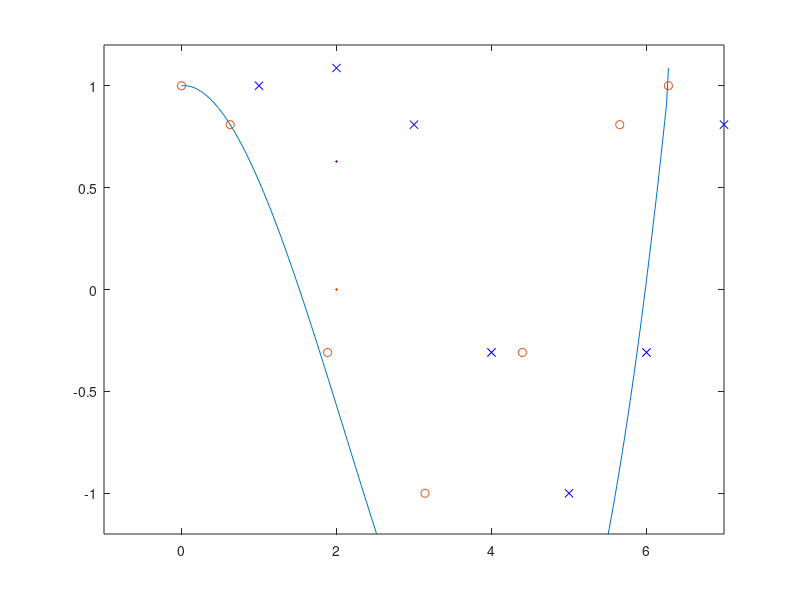

Recreate this plot in MATLAB.
x = 2 * pi * [0 1 .1: .2 : .9]
y = cos(x);
cs = csapi(x, y);

% dapat dilihat interpolating spline dengan menggunakan fnplt

fnplt(cs, 2);
axis([-1 7 -1.2 1.2]);
hold on
plot(x, y, 'o');
